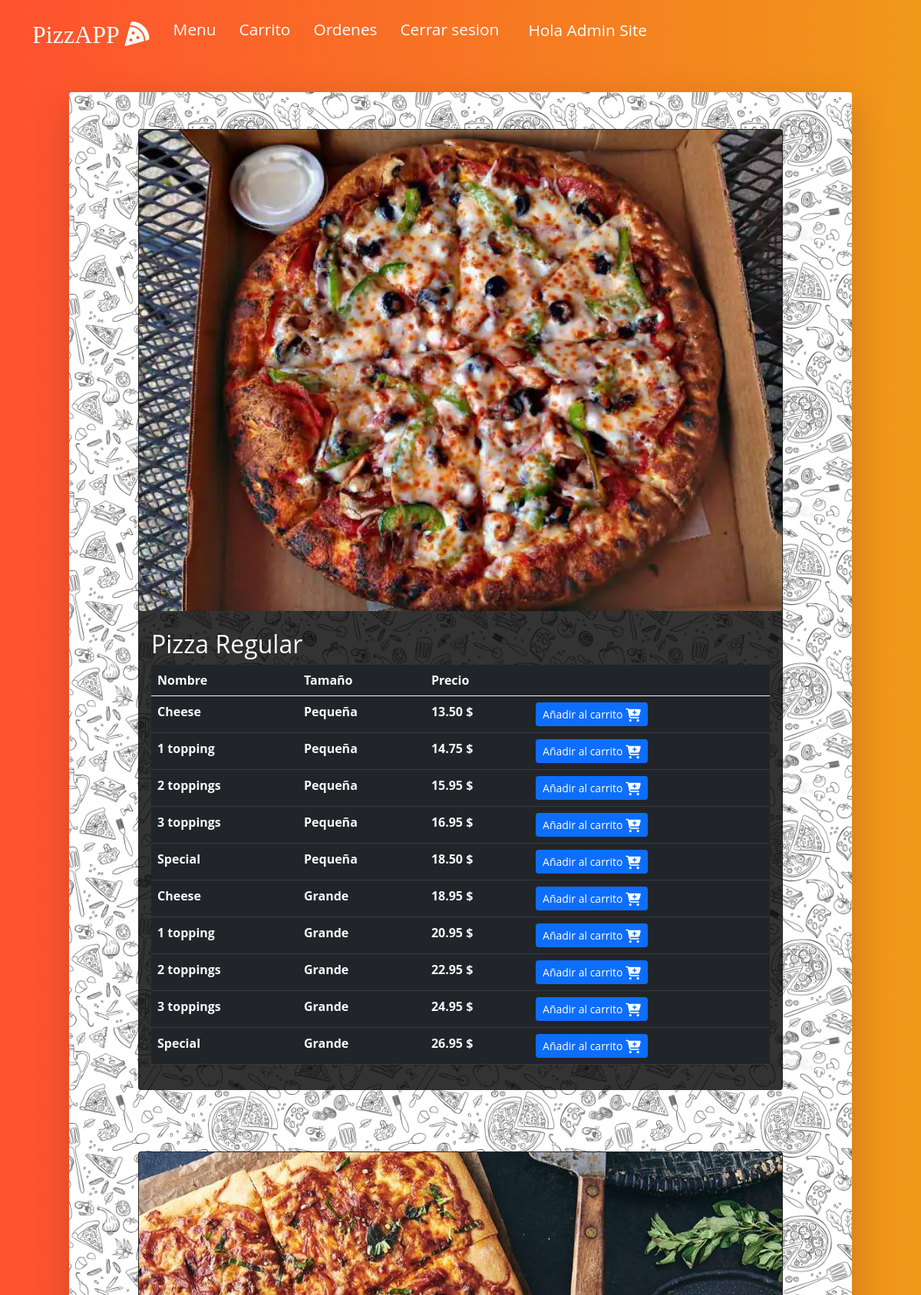
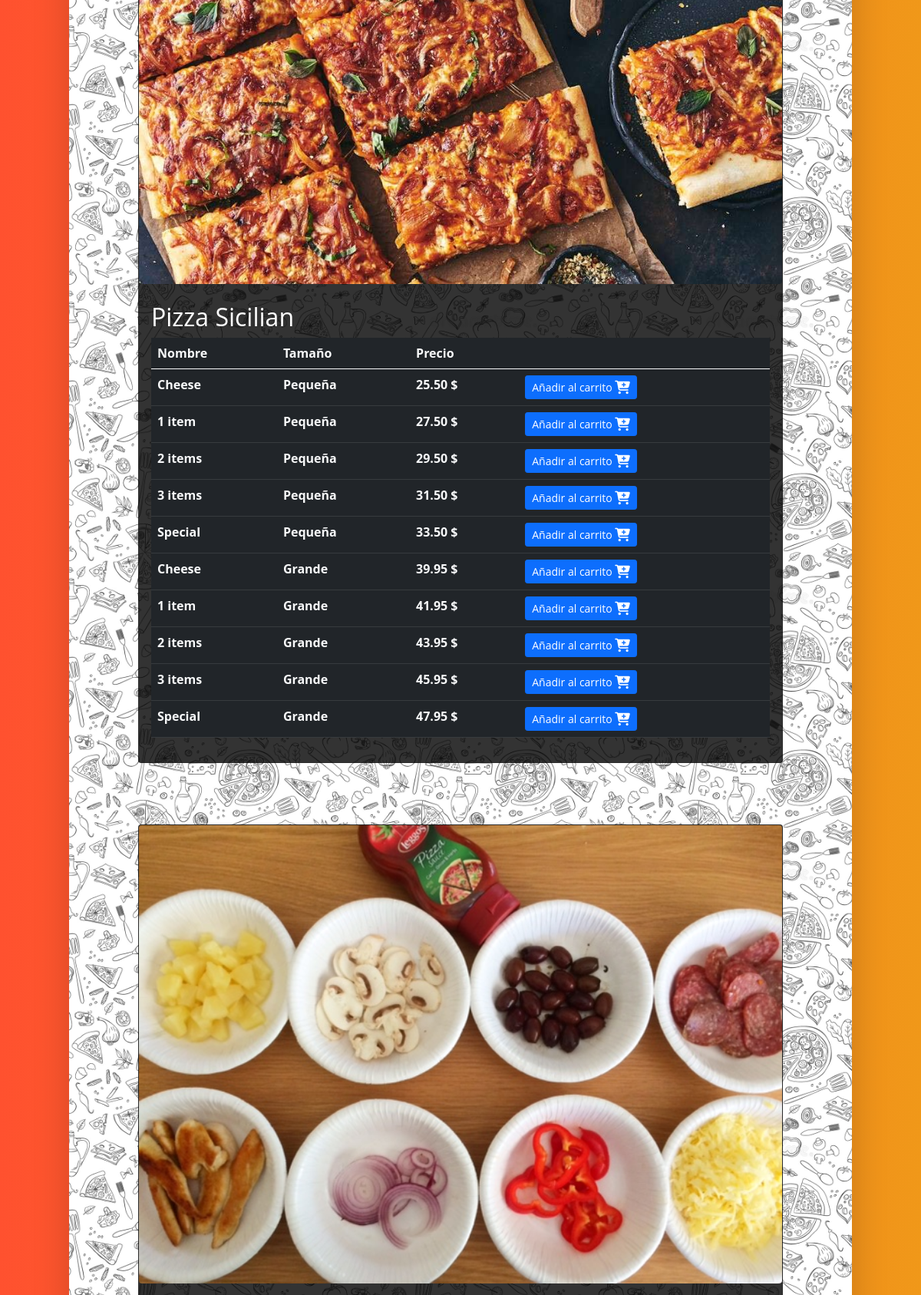
Page /home (signed in, upper part) on the committed database (2 pictures, top to bottom).
### orders/models.py (models this page shows, shortened)
class Elemento(models.Model):
    categoria = models.ForeignKey(Categoria, on_delete=models.CASCADE)
    nombre = models.CharField(max_length=128,blank=False)
    uid= models.AutoField(primary_key=True)
    precio = models.DecimalField(default=1,blank=True,decimal_places=2,max_digits=6)
    P = "Pequenio"
    G = "Grande"
    NA = "Tamanio_unico"
    Choices = (
        (P,"Pequenio"),
        (G,"Grande"),
        (NA,"Tamanio_unico")
    )
    tamanio=models.CharField(max_length=50,blank=False,choices=Choices)

class Pizza(Elemento):
    toppingN = models.IntegerField(default=0,blank=False)
    Regular = "Regular"
    Sicilian = "Sicilian"
    Choices=(
        (Regular,"Regular"),
        (Sicilian,"Sicilian")
    )
    tipo=models.CharField(max_length=50,blank=False,choices=Choices)
    class Meta:
        verbose_name= "Pizza"
        verbose_name_plural ="Pizzas"

class Elemento(models.Model):
    categoria = models.ForeignKey(Categoria, on_delete=models.CASCADE)
    nombre = models.CharField(max_length=128,blank=False)
    uid= models.AutoField(primary_key=True)
    precio = models.DecimalField(default=1,blank=True,decimal_places=2,max_digits=6)
    P = "Pequenio"
    G = "Grande"
    NA = "Tamanio_unico"
    Choices = (
        (P,"Pequenio"),
        (G,"Grande"),
        (NA,"Tamanio_unico")
    )
    tamanio=models.CharField(max_length=50,blank=False,choices=Choices)

### orders/views.py (the view)
# urls.py: path('home', views.menu_view, name="home"),
@login_required(login_url="login")
def menu_view(request):
    exist = orden.objects.filter(usuario=request.user,tipo="Carrito").exists()
    if exist:
        print("URL add: Orden de carrito ya existente")
    else:
        orden.objects.create(usuario=request.user,tipo="Carrito")
    context = {
        "RegularPizzas": Pizza.objects.filter(tipo='Regular'),
        "SicilianPizzas": Pizza.objects.filter(tipo='Sicilian'),
        "Ensaladas": Ensalda.objects.all,
        "Toppings": Topping.objects.all,
        "Subs": sub.objects.all,
        "Pastas": Pasta.objects.all,
        "Cenas": Cena.objects.all,
        "Extras": Extra.objects.all,
        "orden": orden.objects.get(usuario=request.user,tipo="Carrito")
    }
    return render(request,'menu.html',context)

### orders/templates/menu.html (shortened to what this page needs)
{% extends "layout.html" %}
{% block body %}
{% load static %}
<div class="container Menu rounded py-5 shadow-lg">
  <div class="card translucid food">
    <img src="/static/RegularPizza.webp" class="card-img-top rounded" alt="..." id="Regular_pizza">
    <div class="card-body">
      <h2 class="card-title my-2">Pizza Regular</h2>
      <table class="table text-light table-dark table-hover centerX">
        <thead>
          <tr>
            <th>Nombre</th>
            <th >Tamaño</th>
            <th >Precio</th>
            <th></th>
          </tr>
        </thead>
        <tbody>
    {% for pizza in RegularPizzas %}
    <tr>
        <th>{{ pizza.nombre }}</th>
        <th>{% if pizza.tamanio == 'Pequenio' %} Pequeña {% elif pizza.tamanio == 'Tamanio_unico' %} {% else %} Grande {%endif%}</th>
        <th >{{ pizza.precio }} $</th>
        <th><a type="button" class="btn btn-primary btn-sm" data-bs-toggle="modal" data-bs-target="#Addcart_{{pizza.uid}}">Añadir al carrito </a></th>
      </tr>
    {% endfor %}
  </tbody>
  </table>
  </div>
    </div>
  <div class="card translucid food">
    <img src="/static/SicilianPizza.jpg" id="Sicilian_pizza" class="card-img-top rounded" alt="..." id="Regular_pizza">
    <div class="card-body">
      <h2 class="card-title my-2">Pizza Sicilian</h2>
      <table class="table text-light table-dark table-hover">
          <thead>
            <tr>
          <th  >Nombre</th>
          <th  >Tamaño</th>
          <th  >Precio</th>
          <th  ></th>
            </tr>
      </thead>
      <tbody>
    {% for pizza in SicilianPizzas %}
      <tr>
        <th  >{{ pizza.nombre }}</th>
        <th  >{% if pizza.tamanio == 'Pequenio' %} Pequeña {% elif pizza.tamanio == 'Tamanio_unico' %} {% else %} Grande {%endif%}</th>
        <th  >{{ pizza.precio }} $</th>
        <th  ><a type="button" class="btn btn-primary btn-sm" data-bs-toggle="modal" data-bs-target="#Addcart_{{pizza.uid}}">Añadir al carrito </a></th>
      </tr>
    {% endfor %}
  </tbody>
  </table>
  </div>
    </div>
  <div class="card translucid food">
    <img src="/static/Toppings.jpg" id="Toppings" class="card-img-top rounded" alt="..." id="Regular_pizza">
    <div class="card-body">
  </div>
    </div>
{% endblock %}

### orders/templates/layout.html (shortened to what this page needs)
{% load static %}
<!DOCTYPE html>
<html lang="en">
<head>
    <link href="https://cdn.jsdelivr.net/npm/bootstrap@5.0.2/dist/css/bootstrap.min.css" rel="stylesheet">
    <link rel="stylesheet" type="text/css" href="{% static '/stylesheet.css' %}">
</head>
<body>
    <nav class="navbar navbar-expand-md navbar-dark">
		<div class="container">
			<a href="home" class="navbar-brand active">PizzAPP <i class="fas fa-pizza-slice"></i>  </a>
			  <div class="collapse navbar-collapse" id="navbarNav">
				<ul class="navbar-nav ml-auto">
					{% if user.is_authenticated %}
						<li class="dropdown">
							<a href="/home" class="nav-item nav-link" data-toggle="dropdown">Menu</a>
						</li>
						<li><a href="/cart" class="nav-item nav-link ">Carrito</a></li>
						<li><a href="/orders" class="nav-item nav-link ">Ordenes</a></li>
						<li><a href="/logout" class="nav-item nav-link ">Cerrar sesion</a></li>
						<li class="UserName "><p class="nav-link active mx-2"> Hola {{ user.first_name }} {{ user.last_name }}</p></li>
					{% else %}
						<li><a href="/register" class="nav-item nav-link active">Registrarse</a></li>
						<li><a href="/login" class="nav-item nav-link">Iniciar sesion</a></li>
					{% endif %}
				</ul>
			</div>
		</div>
	</nav>
    {% block body %}
    {% endblock %}
</body>
</html>

### orders/static/stylesheet.css (style rules this page uses)
body { background: linear-gradient(to right, #FF512F 0%, #F09819 100%); }
body { font-family: 'Open Sans', sans-serif; }
p { margin-bottom: 0.5em; font-size: 1.6rem; line-height: 1.6; }
.centerX { margin-left:auto; margin-right:auto; }
.navbar { position: absolute; left: 0; top: 0; padding: 0; width: 100%; transition: background 0.6s ease-in; z-index: 99999; }
.navbar .navbar-brand { font-family: 'Lobster', cursive; font-size: 2.0rem; }
.navbar-dark .navbar-nav .nav-link { position: relative; color: #fff; font-size: 1.3rem; }
@media screen and (min-width: 767px) { .navbar-dark .navbar-nav .nav-link { padding: 23px 15px; } }
@media screen and (min-width: 767px) { .navbar-dark .navbar-nav .nav-link::after { content: ''; position: absolute; bottom: 15px; left: 30%; right: 30%; height: 1px; background-color: #fff; -webkit-transform: scaleX(0); -ms-transform: scaleX(0); transform: scaleX(0); transition: transform 0.1s ease-in; } }
.Menu { margin: 15vh auto 10vh auto ; width: 85vw; height: auto; background: url("/static/pattern.jpg"); background-repeat:repeat; background-size: 45vh; }
.translucid { background-color: rgba(0, 0, 0, .8); color: #fff; }
.UserName { font-weight: 10px; }
.food { min-width: 45vw; max-width: 70vw; margin-left:auto; margin-right:auto; margin-bottom: 10vh; }
@media only screen and (min-width: 400px) { html { font-size: 55%; } }
@media only screen and (min-width: 600px) { html { font-size: 65%; } }
@media only screen and (min-width: 768px) { html { font-size: 75%; } }
@media only screen and (min-width: 992px) { html { font-size: 80%; } }
@media only screen and (min-width: 1200px) { html { font-size: 100%; } }
p { size: 50px; }

### rows in the picture
Pizza: nombre "Cheese", shows "Pequeña", precio "13.50"
Pizza: nombre "1 topping", shows "Pequeña", precio "14.75"
Pizza: nombre "2 toppings", shows "Pequeña", precio "15.95"
Pizza: nombre "3 toppings", shows "Pequeña", precio "16.95"
Pizza: nombre "Special", shows "Pequeña", precio "18.50"
Pizza: nombre "Cheese", shows "Grande", precio "18.95"
Pizza: nombre "1 topping", shows "Grande", precio "20.95"
Pizza: nombre "2 toppings", shows "Grande", precio "22.95"
Pizza: nombre "3 toppings", shows "Grande", precio "24.95"
Pizza: nombre "Special", shows "Grande", precio "26.95"
Pizza: nombre "Cheese", shows "Pequeña", precio "25.50"
Pizza: nombre "1 item", shows "Pequeña", precio "27.50"
Pizza: nombre "2 items", shows "Pequeña", precio "29.50"
Pizza: nombre "3 items", shows "Pequeña", precio "31.50"
Pizza: nombre "Special", shows "Pequeña", precio "33.50"
Pizza: nombre "Cheese", shows "Grande", precio "39.95"
Pizza: nombre "1 item", shows "Grande", precio "41.95"
Pizza: nombre "2 items", shows "Grande", precio "43.95"
Pizza: nombre "3 items", shows "Grande", precio "45.95"
Pizza: nombre "Special", shows "Grande", precio "47.95"

### other values in the picture
{{ user.first_name }} "Admin"
{{ user.last_name }} "Site"
